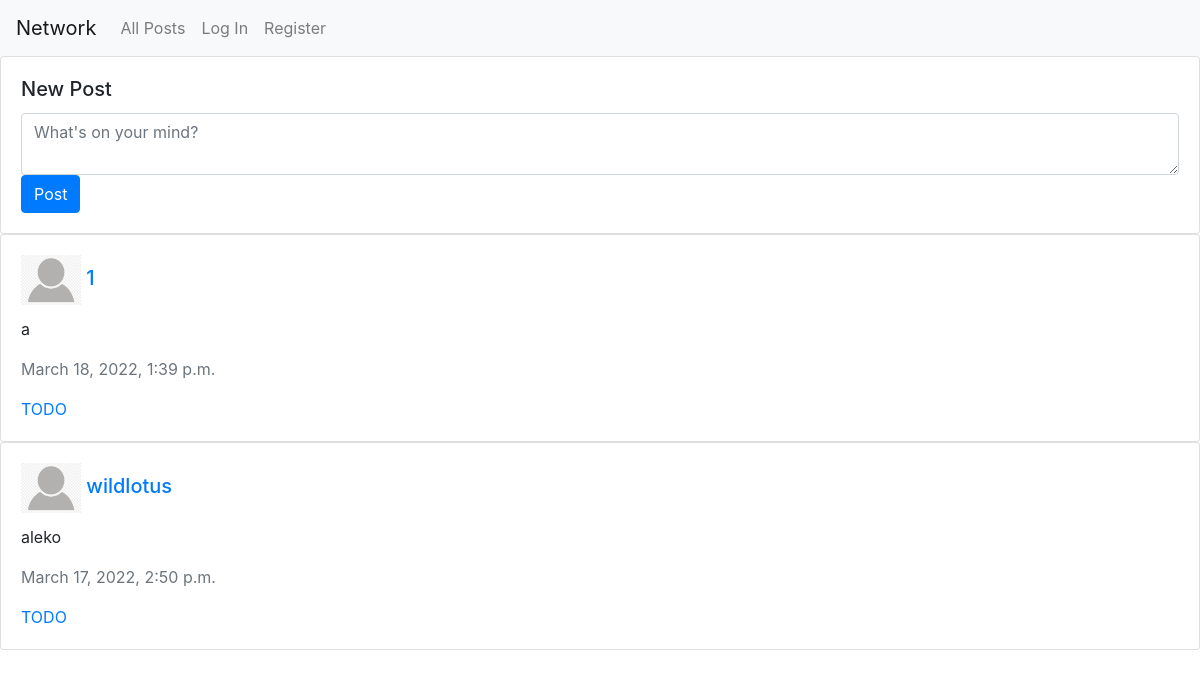
The page / on the database its author committed.
### network/models.py (models this page shows)
class Post(models.Model):
    author = models.ForeignKey(UserProfile, on_delete=models.CASCADE)
    description = models.CharField(max_length=64)
    timestamp = models.DateTimeField(default=timezone.now)

class UserProfile(models.Model):
    user = models.OneToOneField(User, primary_key=True, related_name="profile", on_delete=models.CASCADE)
    name = models.CharField(blank=True, null=True, max_length=64)
    bio = models.TextField(blank=True, default="No bio...")
    picture = models.ImageField(default="default_icon_2.png", blank=True, null=True)
    friends = models.ManyToManyField(User, blank=True, related_name="friends")

class User(AbstractUser):
    pass

### network/views.py (the view)
# urls.py: path("", views.index, name="index"),
def index(request):
    posts = Post.objects.order_by('-timestamp')
    return render(request, "network/index.html", {
        "posts": posts,
    })

### network/templates/network/index.html (shortened to what this page needs)
{% extends "network/layout.html" %} {% load static %}
{% block body %}
    <div id="newPost">
        <div class="card">
            <div class="card-body">
                <h5 class="card-title">New Post</h5>
                <form>
                    {% if request.user.is_authenticated %}
                        <textarea id="post_content" class="form-control" placeholder="What's on your mind, {{ request.user.username }}?"></textarea>
                    {% else %}
                        <textarea id="post_content" class="form-control" placeholder="What's on your mind?"></textarea>
                    {% endif %}
                    <input id="post_submit" type="submit" class="btn btn-primary" value="Post">
                </form>
            </div>
        </div>
    </div>
    {% for post in posts %}
        {% include "network/posts.html" %}
    {% empty %}
        <div>No posts.</div>
    {% endfor %}
{% endblock %}

### network/templates/network/posts.html
{% load static %}
<div class="card">
    <div class="card-body">
        <h5 class="card-title">
            <img class="profile_picture" src="{{ post.author.picture.url }}" alt="Post Auhor Profile Picture">
            <a href="{% url 'profile' post.author.user.id %}">{{ post.author.user.username }}</a>
        </h5>
        <p class="card-text">{{ post.description }}</p>
        <p class="card-text text-muted">{{ post.timestamp }}</p>
        <a href="#" class="card-link">TODO</a>
    </div>
</div>

### network/static/network/css/styles.css (style rules this page uses)
.profile_picture { width: 60px; height: 50px; }

### rows shown on the page
Post: author.picture (placeholder picture), author.user.username "1", description "a", timestamp "March 18, 2022, 1:39 p.m."
Post: author.picture (placeholder picture), author.user.username "wildlotus", description "aleko", timestamp "March 17, 2022, 2:50 p.m."
